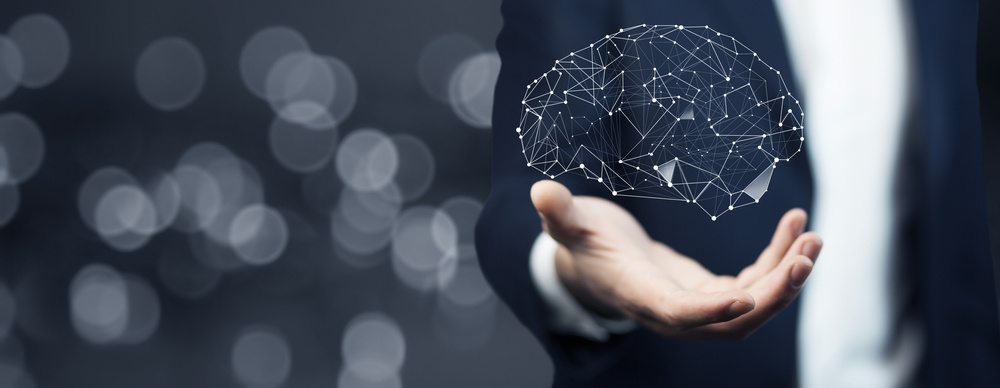
#> input picture Pillow/ImagesArchive/BrainHand.jpeg, 1000 x 388 px, shrunk from 5616 x 2179 before the run
$ python editing_finished.py   (older library calls are emulated)
#> lines starting #> are read from the running program, lines starting #| are printed output that depends on the picture
# Example file for Python Essential Libraries course by Joe Marini
# demonstrates image editing using the Pillow library
from PIL import Image, ImageDraw, ImageFont

# TODO: use the ImageDraw routines to modify an image
infile = "ImagesArchive/Coding.png"
# [10 lines of commented-out code are left out]
infile = "ImagesArchive/BrainHand.jpeg"
with Image.open(infile) as img:
    # create a drawing context from the image
#> img is the input picture: PIL image 1000x388 RGB; mean R, G, B 70.9, 77.5, 90.2
    draw = ImageDraw.Draw(img)

    # define some drawing parameters - text and font to use
    textstr = "This is some sample text"
    # On Mac, use "Arial.ttf" - capitalize the A
    txtfont = ImageFont.truetype("arial.ttf", size=150)

    # measure the text size so we can position the string
    # right along the bottom edge of the image
    txtsize = draw.textsize(textstr, font=txtfont)
#> txtsize = (1867, 171)
    # The textsize function returns a tuple:
    # [0] is the length, [1] is the height of the text
    location = (20, img.height - txtsize[1])
#> location = (20, 217)

    # draw and show the text
    draw.text(location, textstr, (255, 255, 255), font=txtfont)
    img.show()
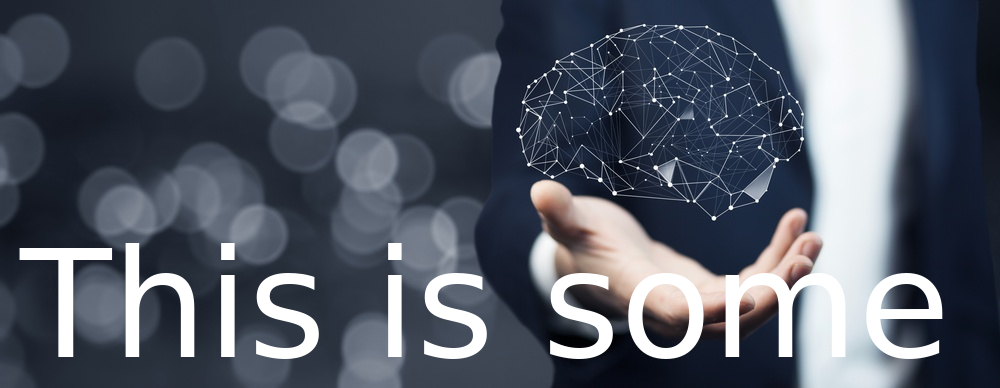
#> shown: PIL image 1000x388 RGB; mean R, G, B 82.6, 89, 101.1

$ run again, with Pillow/ImagesArchive/BlueDigital.jpeg copied over Pillow/ImagesArchive/BrainHand.jpeg
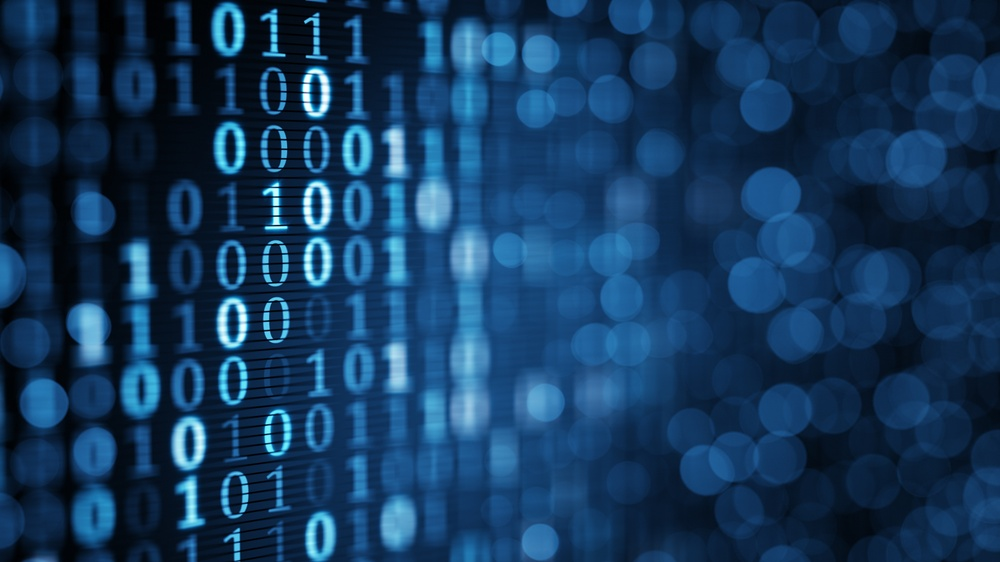
#> input picture Pillow/ImagesArchive/BlueDigital.jpeg, 1000 x 562 px, shrunk from 4096 x 2304 before the run
#> img is the input picture: PIL image 1000x562 RGB; mean R, G, B 20, 57, 93.1
#> txtsize = (1867, 171)
#> location = (20, 391)
#> `img.show()`:
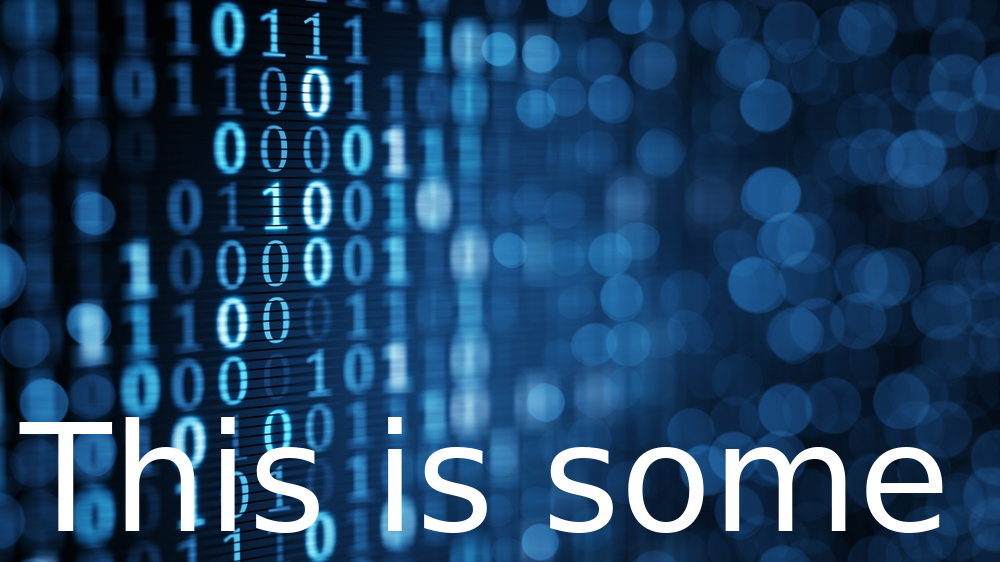
#> shown: PIL image 1000x562 RGB; mean R, G, B 30.7, 66.1, 100.7

$ run again, with Pillow/ImagesArchive/CloudComputing2.thumb.jpeg copied over Pillow/ImagesArchive/BrainHand.jpeg
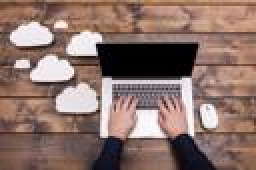
#> input picture Pillow/ImagesArchive/CloudComputing2.thumb.jpeg, 128 x 85 px (shown 2 times larger)
#> img is the input picture: PIL image 128x85 RGB; mean R, G, B 138.9, 113.7, 106
#> txtsize = (1867, 171)
#> location = (20, -86)
#> `img.show()`:
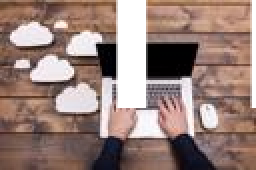
#> shown: PIL image 128x85 RGB (shown 2 times larger); mean R, G, B 151.6, 128.3, 121.2
